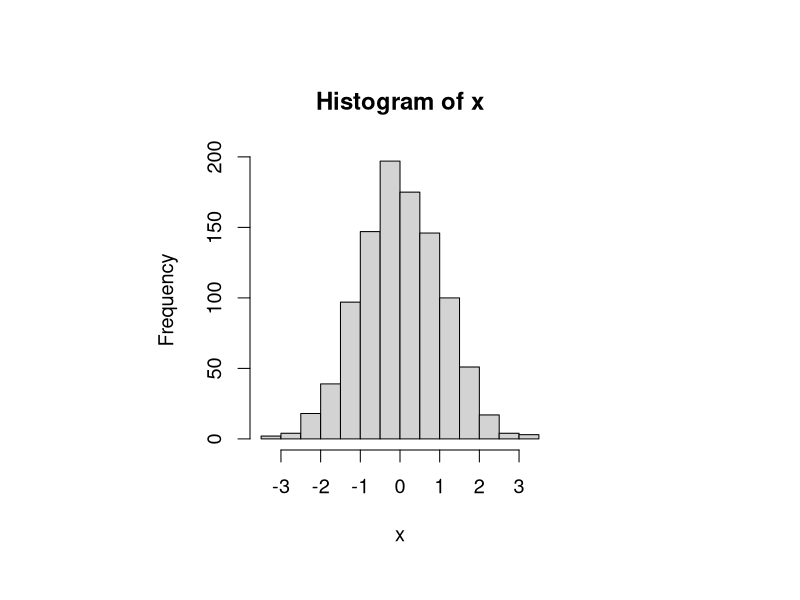

The R script that drew this image:
rm(list = ls())
graphics.off()

x <- rnorm(1000)
par(pin = c(3, 3), cex = 1.2)
hist(x)

# Do some work


# Accomplish some atomic objective
